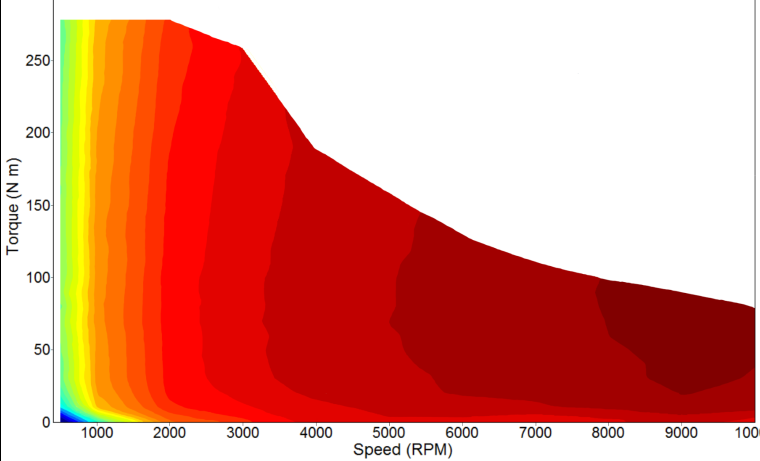
#> input picture Updated motor map/Leaf inverter map.PNG, 1520 x 922 px (shown at 1/2 size)
$ python Motor_map_efficiency.py
#> lines starting #> are read from the running program, lines starting #| are printed output that depends on the picture
#> the answer given: 3
#> the answer given: 3
import matplotlib.pyplot as plt
import matplotlib.image as mpimg
import numpy as np


def raw(array):
    '''Function to change the RGB data string into a list of floats.
       Input is the rgb data in a 3d array (eg. array[#][#])'''

    raw = list(str(array).strip('[').strip(']').split())
    raw =  list(map(float, raw))
    raw = [ round(elem, 3) for elem in raw ]
    return np.array(raw)

def check(l1,l2):
    '''This function is used if the colors on the percent bar are not an exact match for the heat map. It returns
    true if the colors are close. The closer the colors match, the small the high/low numbers can be to improve accuracy'''

    high = l1 > l2-.01
    low = l1 < l2 +.01

    if all(high == True) and all(low == True):
        return True
    else:
        #print('No :(')
        pass

def setup():
    '''Leaf inverter'''
    '''This function sets up the scale being used in the image.
    these lists must be changed to match the individual image being used'''

    #import the effencicy map image
    map_file = 'Leaf inverter map.PNG'
    map_image = mpimg.imread(map_file)
#> map_image is the input picture: shape (922, 1520, 4) float32; mean R, G, B, A 0.891, 0.568, 0.502, 1

    speed_x = [1000,2000,3000,4000,5000,6000,7000,8000,9000,10000] #the incriments of RPM shown in the image
    speed_y = [194,339,485,632,778,922,1071,1216,1363,1507] #x-axis pixel locations corosponding to the RPM incriment locations

    torque_x = [50,100,150,200,250]  #the incriments of torque shown in the image
    torque_y = [699,555,410,265,121] #the corosponding y-axis pixel locations

    speed_cof = np.polyfit(speed_x,speed_y,5) #fits the data to a third degree poly
    torque_cof = np.polyfit(torque_x, torque_y, 5) #fits the data to a third degree poly

    speed_fit = np.poly1d(speed_cof) #function to fit the data. Enter the RPM and get pixel location
    torque_fit = np.poly1d(torque_cof) #function to fit the data. Enter the Torque and get pixel location


    #import the percent bar image
    percent_file = 'leaf inverter bar.PNG'
    percent_bar_image = mpimg.imread(percent_file)
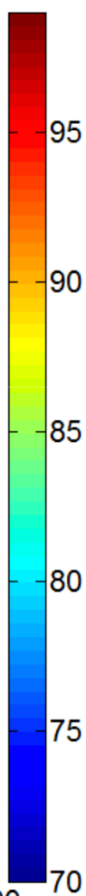
#> input picture Updated motor map/leaf inverter bar.PNG, 86 x 896 px
#> percent_bar_image is the input picture: shape (896, 86, 4) float32; mean R, G, B, A 0.732, 0.742, 0.727, 1


    percent_bar_loc = 25 #this is the column in which the color from the heat map will be compared

    percent_bar_x = [880,581,282,14] #this is the corrosponding pixel location
    percent_bar_y = [70,80,90,100] #this is the increments of percentage shown in the image
    percent_cof = np.polyfit(percent_bar_x, percent_bar_y, 5)
    percent_fit = np.poly1d(percent_cof) #imput a pixle location output a percent efficiency

    return speed_fit, torque_fit, percent_fit, map_image, percent_bar_image, percent_bar_loc


def percent_efficiency(speed, torque):
    '''this function simply outputs the percent efficiency as an integer. If the program is run as __main__
    it will also display the images with a blue dot over the pixels used for the effencicy calculation'''

    #run the setup function
    speed_fit, torque_fit, percent_fit, map_image, percent_bar_image, percent_bar_loc = setup()
#> percent_bar_loc = 25


    speed = int(speed_fit(speed))
#> speed = 54
    torque = int(torque_fit(torque))
#> torque = 831

    RGB_numbers = raw(map_image[torque][speed]) #map_image[row][column]
#> in raw, `raw = list(str(array).strip('[').strip(']').split())`: raw = ['1.', '1.', '1.', '1.']
#> in raw, `raw =  list(map(float, raw))`: raw = [1, 1, 1, 1]
#> RGB_numbers = [1, 1, 1, 1]


    stop = 0 #stops the loop if the pixel location is moved more than 20 times
    go = 0 #used to stop the while loop once the proper percent is found

    while stop < 20 and go == 0:


        for j in range(len(percent_bar_image)):
            if check(raw(percent_bar_image[j][percent_bar_loc][:]), RGB_numbers) == True and list(RGB_numbers) != [0.0, 0.0, 0.0, 1.0]:
                percent = int(percent_fit(j))
                go = 1
                break
            elif j == len(percent_bar_image)-1:
                speed += 1
                torque += 1
                stop +=1
                RGB_numbers = raw(map_image[torque][speed]) #map_image[row][column]

        if stop == 20:
            raise Exception('\n\nNo pixel values were matched. Try increasing the values in the check() function or the percent_bar_loc variable.\n\n')
#> after the loop, speed = 54; stop = 0; torque = 831

    #if run as the main program this plots the images for use in troubleshooting
    if __name__ == '__main__':
        #plotting the motor image
        plt.subplot(1,2,1)
        plt.imshow(map_image)
        plt.title('Efficiency Map')
        plt.ylabel('Torque')
        plt.xlabel('Speed(RPM)')
        plt.scatter([speed], [torque], label = 'RGB: {0}'.format(raw(map_image[torque][speed])))
        plt.legend(loc='upper center', bbox_to_anchor=(0.5, -0.1))

        #plotting the percent bar image
        plt.subplot(1,2,2)
        plt.imshow(percent_bar_image)
        plt.title('Efficiency percent bar')
        plt.scatter(percent_bar_loc,j, label = 'RGB: {0}'.format(raw(percent_bar_image[j][percent_bar_loc])))
        plt.legend(loc='upper center', bbox_to_anchor=(0.5, -0.05))

        plt.tight_layout()
        plt.show()
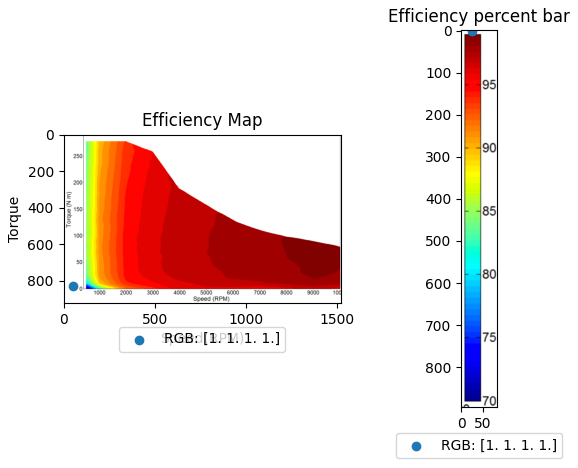
#> figure drawn by matplotlib, 2 panels

    return percent

if __name__ == '__main__':
    speed = int(input('Plese enter the speed(RPM): '))
    torque = int(input('Please enter the torque: '))
    print(str(percent_efficiency(speed, torque)) + '%')


#max torque for speed lookup

#pandas lookup for efficiency

#fill with a negitive inter
#pandas fill na for padding
